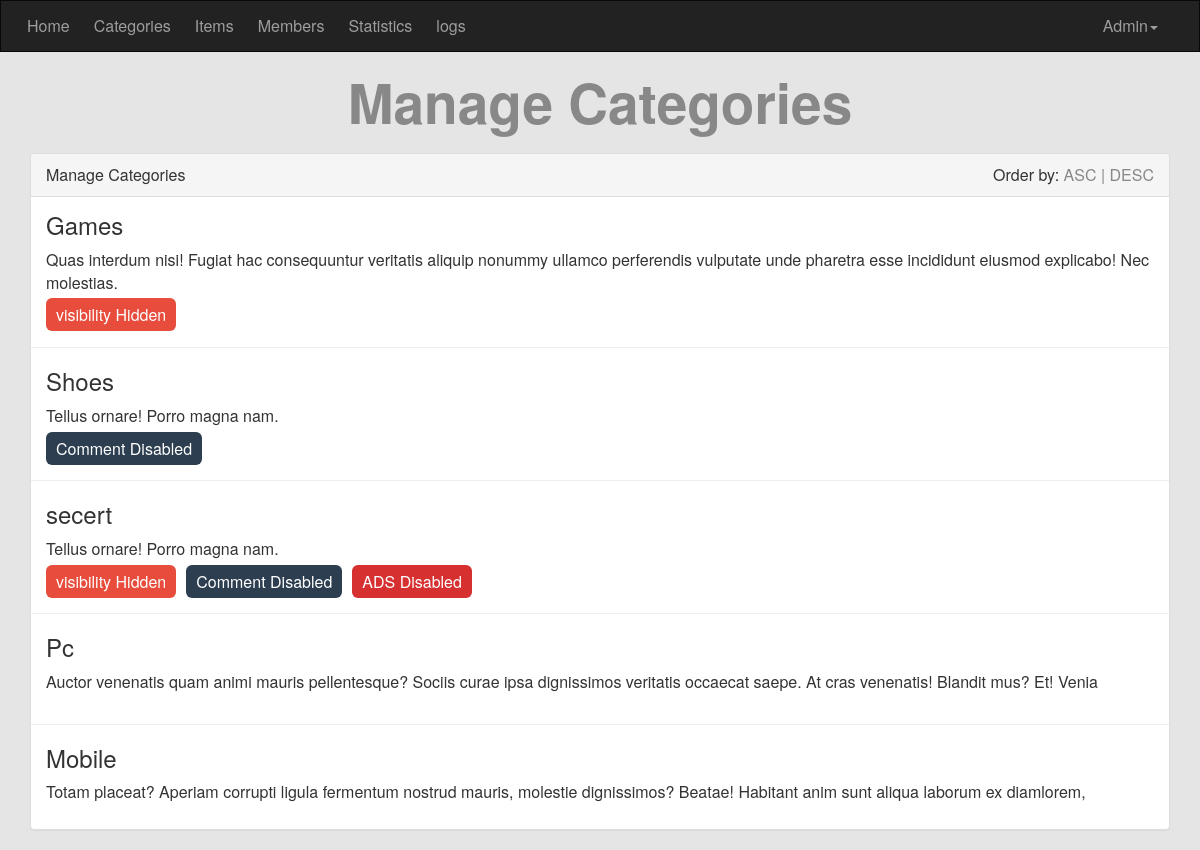
The app's page /Admin/categories.php (signed in) with its own data.
### tables this page shows
CREATE TABLE `categories` (
  `ID` smallint(6) NOT NULL,
  `Name` varchar(255) NOT NULL,
  `Description` varchar(255) NOT NULL,
  `Ordering` int(11) DEFAULT NULL,
  `Visibility` tinyint(4) NOT NULL DEFAULT '0',
  `Allow_Comment` tinyint(4) NOT NULL DEFAULT '0',
  `Allow_Ads` tinyint(4) NOT NULL DEFAULT '0'
);

### Admin/categories.php (the view, shortened to what this page needs)
<?php
if (isset($_SESSION['Username'])){
    include 'init.inc';
    $do=isset($_GET['do'])?$_GET['do']:'manage' ;
    if($do== 'manage'){
        $sort='ASC';
        $stmt2=$con->prepare("SELECT * FROM categories ORDER BY Ordering $sort");
        $stmt2->execute(array());
        $cats=$stmt2->fetchAll();
        echo '
               <h1 class="text-center">Manage Categories</h1>
               <div class="container categories">
                 <div class="panel panel-default">
                   <div class="panel-heading">
                      Manage Categories
                      <div class="ordering pull-right">
                         Order by:
                         <a  class="" href="?sort=ASC">ASC |</a>
                         <a  class="" href="?sort=DESC">DESC</a>
                      </div>
                   </div>
                   <div class="panel-body">';
                     foreach ($cats as $cat){
                         echo "<div class='cat'>";
                             echo  "<h3>". $cat['Name'] . "</h3>";
                             echo  "<p>" . $cat['Description'] . "</p>";
                             if($cat['Visibility'] == 1){echo "<span class='visibility'>visibility Hidden</span>";}
                             if($cat['Allow_Comment'] == 1){echo "<span class='commenting'>Comment Disabled</span>";}
                             if($cat['Allow_Ads'] == 1){echo "<span class='ads'>ADS Disabled</span>";}
                         echo "</div>";
                         echo "<hr>";
                     }
    }
    include 'includes/templates/footer.inc';
}else{
    header('location:index.php');
}

### Admin/assets/css/style.css (style rules this page uses)
body { background-color:#e5e5e5; font-size: 16px; }
h1 { font-size: 55px; margin: 20px 0; font-weight: bold; color: #888; }
.categories .panel-body { padding: 0; }
.categories hr { margin: 5px 0; }
.categories .ordering a { color: #888; text-decoration: none; }
.categories .cat { padding: 15px; position: relative; overflow: hidden; }
.categories .cat h3 { margin: 0 0 10px ; }
.categories .cat .visibility { background-color: #e74c3c; color: #fff; padding: 5px 10px; margin-right: 10px; border-radius: 6px; }
.categories .cat .commenting { background-color:#2c3e50; color: #fff; padding: 5px 10px; margin-right: 10px; border-radius: 6px; }
.categories .cat .ads { background-color:#d63031; color: #fff; padding: 5px 10px; margin-right: 10px; border-radius: 6px; }

### records on screen
categories: Name "Games", Description "Quas interdum nisi! Fugiat hac consequuntur veritatis aliquip nonummy ullamco perferendis vulputate unde pharetra esse incididunt eiusmod explicabo! Nec molestias.", Visibility "visibility Hidden"
categories: Name "Shoes", Description "Tellus ornare! Porro magna nam.", Allow_Comment "Comment Disabled"
categories: Name "secert", Description "Tellus ornare! Porro magna nam.", Visibility "visibility Hidden", Allow_Comment "Comment Disabled", Allow_Ads "ADS Disabled"
categories: Name "Pc", Description "Auctor venenatis quam animi mauris pellentesque? Sociis curae ipsa dignissimos veritatis occaecat saepe. At cras venenatis! Blandit mus? Et! Venia"
categories: Name "Mobile", Description "Totam placeat? Aperiam corrupti ligula fermentum nostrud mauris, molestie dignissimos? Beatae! Habitant anim sunt aliqua laborum ex diamlorem,"
